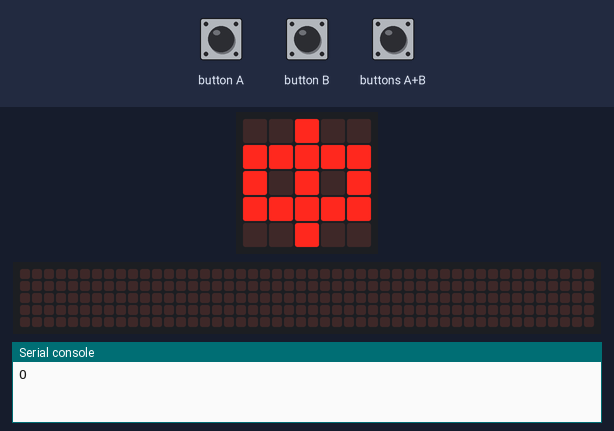
A program run on a simulated BBC micro:bit running MicroPython. Parts: the board's 5×5 LED display, a strip that is not on the board, showing the scrolling text unrolled, the last lines printed to the serial console. Inputs (shaded band) come from the test bench. No radio messages arrive unless stated (any console line starting 'radio sent:' is added by the test bench); the 48×5 strip is a reading aid, not a part: it shows the text the display is scrolling, unrolled, one strip-width of it at a time.

Above: at 1.2 s.
1.3 s: buttons A+B pressed for 0.15 s
At 1.37 s:
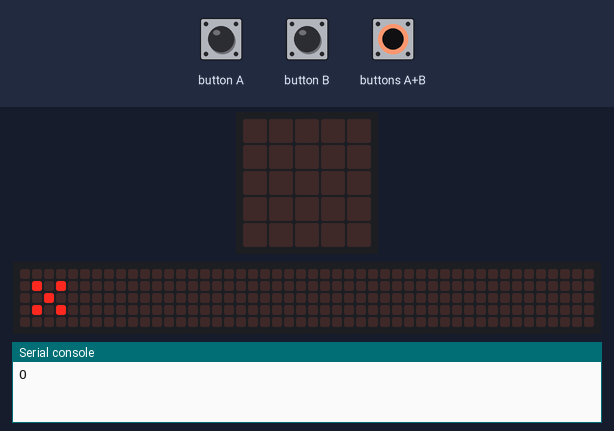
2.0 s: buttons A+B pressed for 1 s
At 2.87 s:
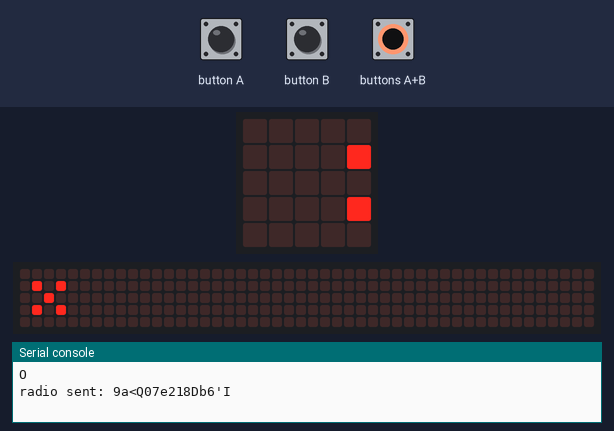
3.6 s: buttons A+B pressed for 3.2 s
At 5.9 s:
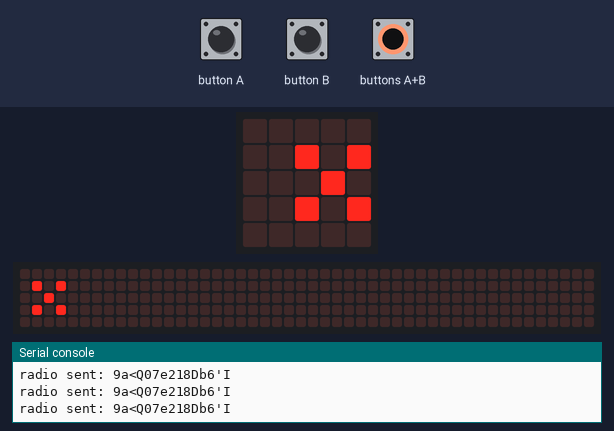
7.4 s: button A pressed 5 times (0.12 s each, 0.3 s apart)
At 9.5 s:
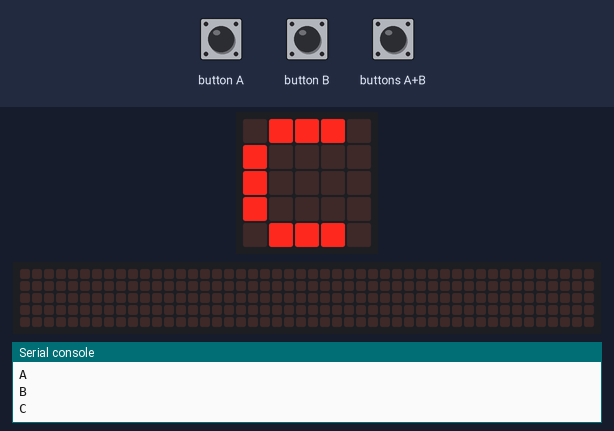
10.4 s: button B pressed for 0.15 s
At 10.9 s:
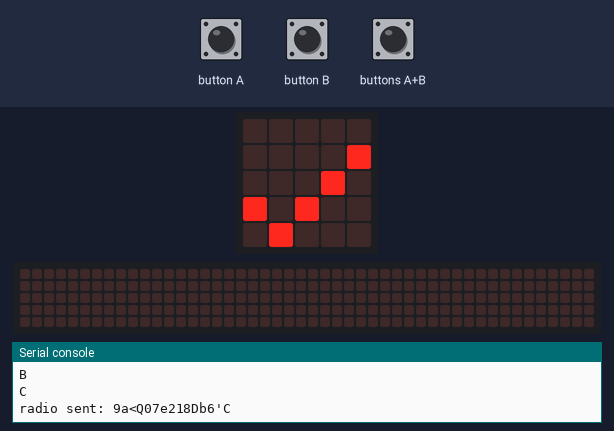
12.9 s: button B pressed for 1 s
Timing chart, 0 to 15.9 s (numbered marks = the images above; inputs shaded):
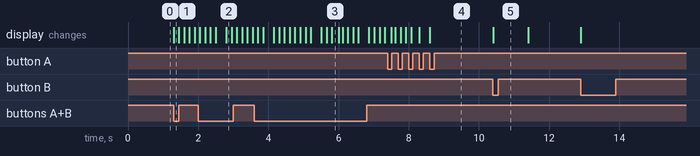

Measured:
- after the input at 1.3 s, the display: changes at once (image 1)
- after the input at 7.4 s, the display: first differs from a run without the input after 0.90 s (image 4 shows a later state)
- after the input at 10.4 s, the display: changes at once (image 5)

The program:

ucenik.py
```python
from microbit import *
import machine
import radio

# Postavljanje radio kkomunikacijskog kanala
# I ukljucivanje
radio.config(channel=80)
radio.on()

# Iščitavanje serijskog ID-ija microbita
ID = str(machine.unique_id())
ID = ID[4:26]
ID = ID.replace('\\', '').replace('x', '')

# Kreiranje slike kada odgovor nije odabran
fi_img = Image('00900:99999:90909:99999:00900')

# Inicijaliziranje varijable za odabir odgovora
odgovor = ['O', 'A', 'B', 'C', 'D']
index_odgovora = 0
stari_odgovor = 5

mojeIme = 'None'
primljena_poruka = 'None'

while True:
    # Prikaz trenutno odabranog odgovora
    if (stari_odgovor != index_odgovora):
        # Ako je odabran veci odgovor od 4 ponudjena
        if (index_odgovora >= 5 or index_odgovora == 0):
            index_odgovora = 0
            display.show(fi_img)
        else:
            display.show(str(odgovor[index_odgovora]))
        print(odgovor[index_odgovora])  # <- Print ne brisat, iz nekog razloga
        stari_odgovor = index_odgovora  # bez njega ne radi...

    # Posalji zahtjev za vlastito ime
    if (button_a.is_pressed() and button_b.is_pressed()):
        display.scroll('*')
        poruka = ID + 'I'
        radio.send(poruka)
        display.clear()
        button_b.was_pressed()

    # Promijeni odgovor, kruzno
    elif (button_a.was_pressed()):
        index_odgovora += 1

    # Potvrdi unos odgovora
    elif (button_b.was_pressed()):
        poruka = ID + odgovor[index_odgovora]
        index_odgovora = 0
        radio.send(poruka)
        display.show(Image.YES)
        sleep(1000)

    # Učitavanje radio poruke i spremanje u varijablu
    primljena_poruka = str(radio.receive())

    # Prikazivanje primljene poruke
    # Moze biti Ime, ili provjera odgovora
    if (ID in primljena_poruka):
        mojeIme = primljena_poruka.replace(ID, '')
        print(mojeIme)
        primljena_poruka = 'None'
        display.scroll(mojeIme)
```
